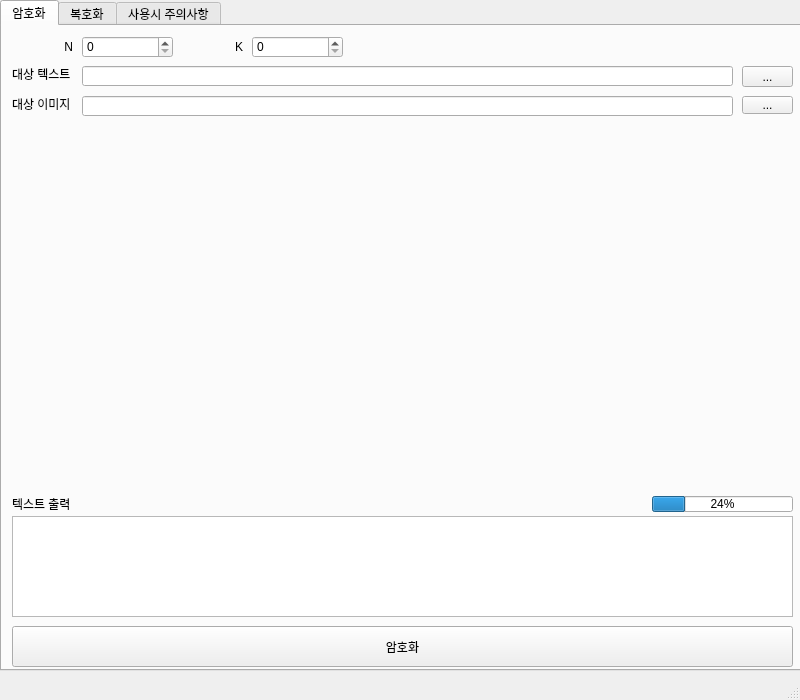
<?xml version="1.0" encoding="UTF-8"?>
<ui version="4.0">
 <class>MainWindow</class>
 <widget class="QMainWindow" name="MainWindow">
  <property name="geometry">
   <rect>
    <x>0</x>
    <y>0</y>
    <width>800</width>
    <height>700</height>
   </rect>
  </property>
  <property name="windowTitle">
   <string>Trudy 2019</string>
  </property>
  <widget class="QWidget" name="centralwidget">
   <widget class="QTabWidget" name="tabWidget">
    <property name="geometry">
     <rect>
      <x>0</x>
      <y>0</y>
      <width>801</width>
      <height>671</height>
     </rect>
    </property>
    <property name="currentIndex">
     <number>0</number>
    </property>
    <widget class="QWidget" name="Crypto_Tap">
     <attribute name="title">
      <string>암호화</string>
     </attribute>
     <widget class="QProgressBar" name="cypto_progressBar">
      <property name="geometry">
       <rect>
        <x>650</x>
        <y>470</y>
        <width>141</width>
        <height>16</height>
       </rect>
      </property>
      <property name="value">
       <number>24</number>
      </property>
     </widget>
     <widget class="QLabel" name="label_3">
      <property name="geometry">
       <rect>
        <x>10</x>
        <y>470</y>
        <width>91</width>
        <height>16</height>
       </rect>
      </property>
      <property name="text">
       <string>텍스트 출력</string>
      </property>
     </widget>
     <widget class="QLabel" name="label">
      <property name="geometry">
       <rect>
        <x>10</x>
        <y>40</y>
        <width>91</width>
        <height>16</height>
       </rect>
      </property>
      <property name="text">
       <string>대상 텍스트</string>
      </property>
     </widget>
     <widget class="QPushButton" name="crypto_button">
      <property name="geometry">
       <rect>
        <x>10</x>
        <y>600</y>
        <width>781</width>
        <height>41</height>
       </rect>
      </property>
      <property name="text">
       <string>암호화</string>
      </property>
     </widget>
     <widget class="QTextBrowser" name="plaintext">
      <property name="geometry">
       <rect>
        <x>10</x>
        <y>490</y>
        <width>781</width>
        <height>101</height>
       </rect>
      </property>
     </widget>
     <widget class="QToolButton" name="edit_text_path">
      <property name="geometry">
       <rect>
        <x>740</x>
        <y>40</y>
        <width>51</width>
        <height>21</height>
       </rect>
      </property>
      <property name="text">
       <string>...</string>
      </property>
     </widget>
     <widget class="QLabel" name="label_2">
      <property name="geometry">
       <rect>
        <x>10</x>
        <y>70</y>
        <width>71</width>
        <height>16</height>
       </rect>
      </property>
      <property name="text">
       <string>대상 이미지</string>
      </property>
     </widget>
     <widget class="QLineEdit" name="crypto_text_path">
      <property name="geometry">
       <rect>
        <x>80</x>
        <y>40</y>
        <width>651</width>
        <height>20</height>
       </rect>
      </property>
     </widget>
     <widget class="QLineEdit" name="crypto_image_path">
      <property name="geometry">
       <rect>
        <x>80</x>
        <y>70</y>
        <width>651</width>
        <height>20</height>
       </rect>
      </property>
     </widget>
     <widget class="QToolButton" name="edit_image_path">
      <property name="geometry">
       <rect>
        <x>740</x>
        <y>70</y>
        <width>51</width>
        <height>18</height>
       </rect>
      </property>
      <property name="text">
       <string>...</string>
      </property>
     </widget>
     <widget class="QLabel" name="image">
      <property name="geometry">
       <rect>
        <x>10</x>
        <y>100</y>
        <width>781</width>
        <height>361</height>
       </rect>
      </property>
      <property name="text">
       <string/>
      </property>
     </widget>
     <widget class="QLabel" name="label_4">
      <property name="geometry">
       <rect>
        <x>10</x>
        <y>10</y>
        <width>61</width>
        <height>21</height>
       </rect>
      </property>
      <property name="layoutDirection">
       <enum>Qt::LeftToRight</enum>
      </property>
      <property name="lineWidth">
       <number>0</number>
      </property>
      <property name="text">
       <string>N</string>
      </property>
      <property name="alignment">
       <set>Qt::AlignRight|Qt::AlignTrailing|Qt::AlignVCenter</set>
      </property>
     </widget>
     <widget class="QSpinBox" name="n">
      <property name="geometry">
       <rect>
        <x>80</x>
        <y>10</y>
        <width>91</width>
        <height>22</height>
       </rect>
      </property>
     </widget>
     <widget class="QLabel" name="label_11">
      <property name="geometry">
       <rect>
        <x>180</x>
        <y>10</y>
        <width>61</width>
        <height>21</height>
       </rect>
      </property>
      <property name="layoutDirection">
       <enum>Qt::LeftToRight</enum>
      </property>
      <property name="lineWidth">
       <number>0</number>
      </property>
      <property name="text">
       <string>K</string>
      </property>
      <property name="alignment">
       <set>Qt::AlignRight|Qt::AlignTrailing|Qt::AlignVCenter</set>
      </property>
     </widget>
     <widget class="QSpinBox" name="k">
      <property name="geometry">
       <rect>
        <x>250</x>
        <y>10</y>
        <width>91</width>
        <height>22</height>
       </rect>
      </property>
     </widget>
    </widget>
    <widget class="QWidget" name="tab_6">
     <attribute name="title">
      <string>복호화</string>
     </attribute>
     <widget class="QLabel" name="label_9">
      <property name="geometry">
       <rect>
        <x>10</x>
        <y>10</y>
        <width>91</width>
        <height>16</height>
       </rect>
      </property>
      <property name="text">
       <string>대상 폴더</string>
      </property>
     </widget>
     <widget class="QToolButton" name="toolButton_5">
      <property name="geometry">
       <rect>
        <x>740</x>
        <y>10</y>
        <width>51</width>
        <height>21</height>
       </rect>
      </property>
      <property name="text">
       <string>...</string>
      </property>
     </widget>
     <widget class="QLineEdit" name="chiper_image_folder">
      <property name="geometry">
       <rect>
        <x>80</x>
        <y>10</y>
        <width>651</width>
        <height>20</height>
       </rect>
      </property>
     </widget>
     <widget class="QProgressBar" name="progressBar_3">
      <property name="geometry">
       <rect>
        <x>650</x>
        <y>40</y>
        <width>141</width>
        <height>16</height>
       </rect>
      </property>
      <property name="value">
       <number>24</number>
      </property>
     </widget>
     <widget class="QLabel" name="label_10">
      <property name="geometry">
       <rect>
        <x>10</x>
        <y>40</y>
        <width>91</width>
        <height>16</height>
       </rect>
      </property>
      <property name="text">
       <string>텍스트 출력</string>
      </property>
     </widget>
     <widget class="QPushButton" name="pushButton_3">
      <property name="geometry">
       <rect>
        <x>10</x>
        <y>600</y>
        <width>781</width>
        <height>41</height>
       </rect>
      </property>
      <property name="text">
       <string>복호화</string>
      </property>
     </widget>
     <widget class="QTextBrowser" name="textBrowser_3">
      <property name="geometry">
       <rect>
        <x>10</x>
        <y>60</y>
        <width>781</width>
        <height>531</height>
       </rect>
      </property>
     </widget>
    </widget>
    <widget class="QWidget" name="tab_7">
     <attribute name="title">
      <string>사용시 주의사항</string>
     </attribute>
     <widget class="QTextEdit" name="textEdit">
      <property name="geometry">
       <rect>
        <x>10</x>
        <y>10</y>
        <width>781</width>
        <height>621</height>
       </rect>
      </property>
      <property name="readOnly">
       <bool>true</bool>
      </property>
      <property name="html">
       <string>&lt;!DOCTYPE HTML PUBLIC &quot;-//W3C//DTD HTML 4.0//EN&quot; &quot;http://www.w3.org/TR/REC-html40/strict.dtd&quot;&gt;
&lt;html&gt;&lt;head&gt;&lt;meta name=&quot;qrichtext&quot; content=&quot;1&quot; /&gt;&lt;style type=&quot;text/css&quot;&gt;
p, li { white-space: pre-wrap; }
&lt;/style&gt;&lt;/head&gt;&lt;body style=&quot; font-family:'Gulim'; font-size:9pt; font-weight:400; font-style:normal;&quot;&gt;
&lt;p style=&quot; margin-top:0px; margin-bottom:0px; margin-left:0px; margin-right:0px; -qt-block-indent:0; text-indent:0px;&quot;&gt;Trudy Program&lt;/p&gt;
&lt;p style=&quot;-qt-paragraph-type:empty; margin-top:0px; margin-bottom:0px; margin-left:0px; margin-right:0px; -qt-block-indent:0; text-indent:0px;&quot;&gt;&lt;br /&gt;&lt;/p&gt;&lt;/body&gt;&lt;/html&gt;</string>
      </property>
     </widget>
    </widget>
   </widget>
  </widget>
  <widget class="QStatusBar" name="statusbar"/>
 </widget>
 <resources/>
 <connections/>
</ui>
